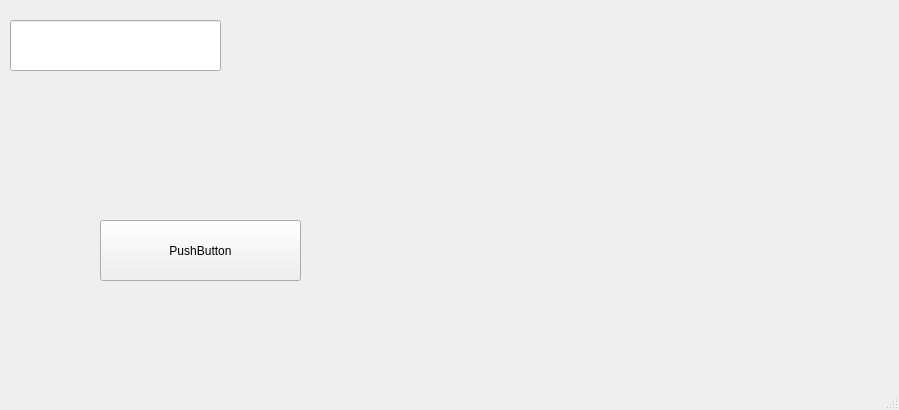
<?xml version="1.0" encoding="UTF-8"?>
<ui version="4.0">
 <class>MainWindow</class>
 <widget class="QMainWindow" name="MainWindow">
  <property name="geometry">
   <rect>
    <x>0</x>
    <y>0</y>
    <width>899</width>
    <height>410</height>
   </rect>
  </property>
  <property name="windowTitle">
   <string>MainWindow</string>
  </property>
  <widget class="QWidget" name="centralwidget">
   <widget class="QLineEdit" name="lineEdit">
    <property name="geometry">
     <rect>
      <x>10</x>
      <y>20</y>
      <width>211</width>
      <height>51</height>
     </rect>
    </property>
    <property name="font">
     <font>
      <pointsize>12</pointsize>
      <weight>75</weight>
      <bold>true</bold>
     </font>
    </property>
   </widget>
   <widget class="QLabel" name="label">
    <property name="geometry">
     <rect>
      <x>230</x>
      <y>10</y>
      <width>611</width>
      <height>81</height>
     </rect>
    </property>
    <property name="font">
     <font>
      <pointsize>12</pointsize>
      <weight>75</weight>
      <bold>true</bold>
     </font>
    </property>
    <property name="text">
     <string/>
    </property>
   </widget>
   <widget class="QPushButton" name="pushButton">
    <property name="geometry">
     <rect>
      <x>100</x>
      <y>220</y>
      <width>201</width>
      <height>61</height>
     </rect>
    </property>
    <property name="text">
     <string>PushButton</string>
    </property>
   </widget>
  </widget>
  <widget class="QMenuBar" name="menubar">
   <property name="geometry">
    <rect>
     <x>0</x>
     <y>0</y>
     <width>899</width>
     <height>30</height>
    </rect>
   </property>
  </widget>
  <widget class="QStatusBar" name="statusbar"/>
 </widget>
 <resources/>
 <connections/>
</ui>
